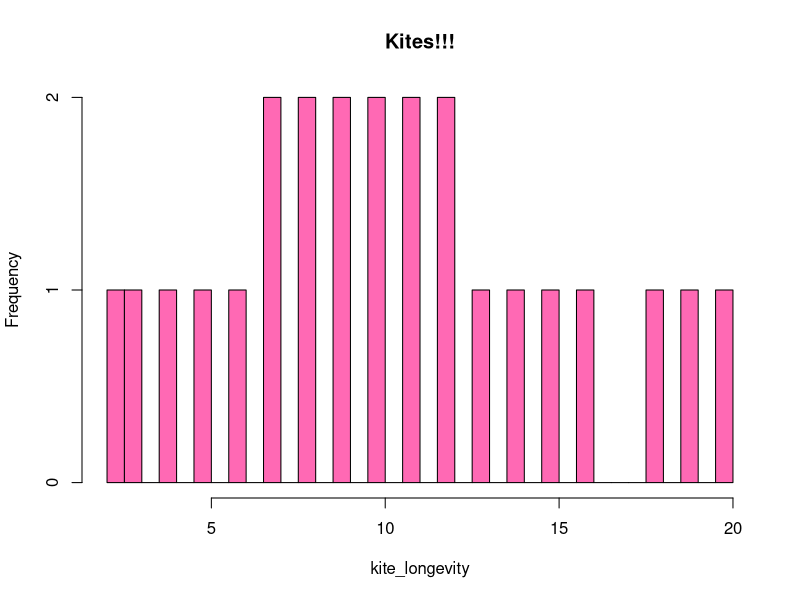
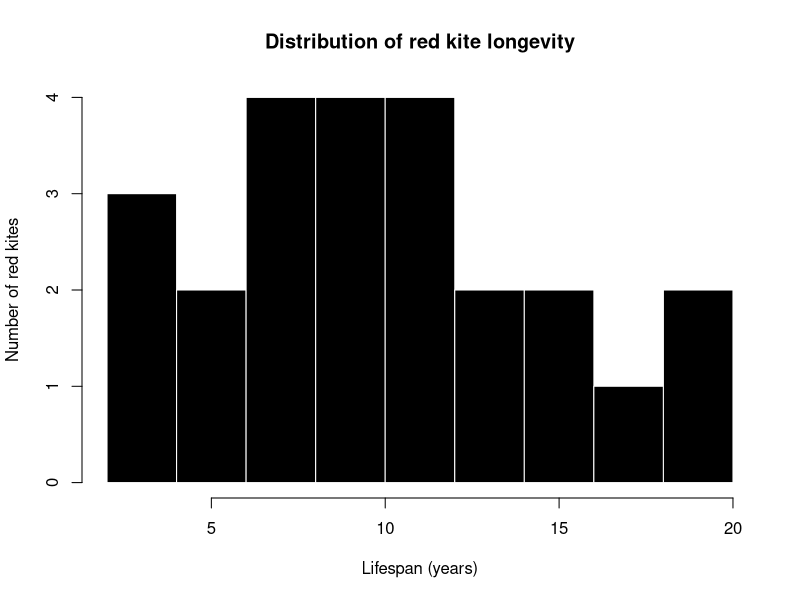
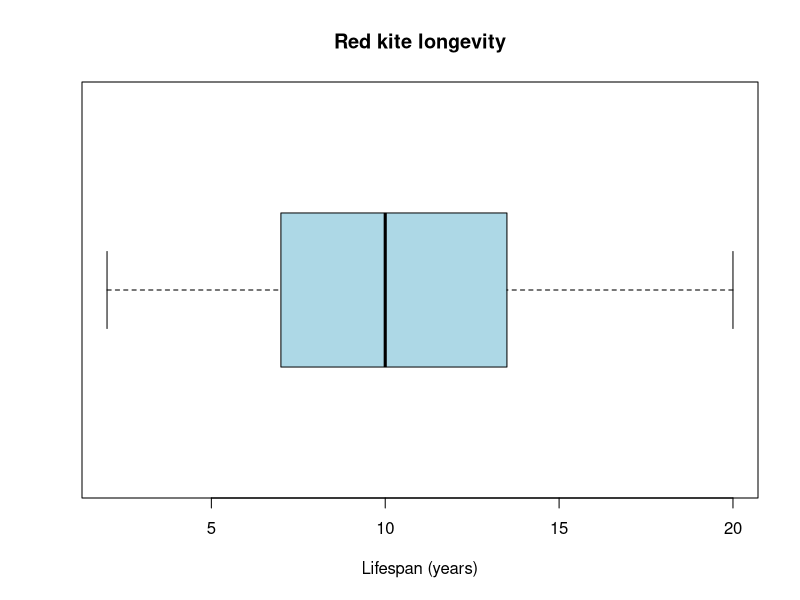
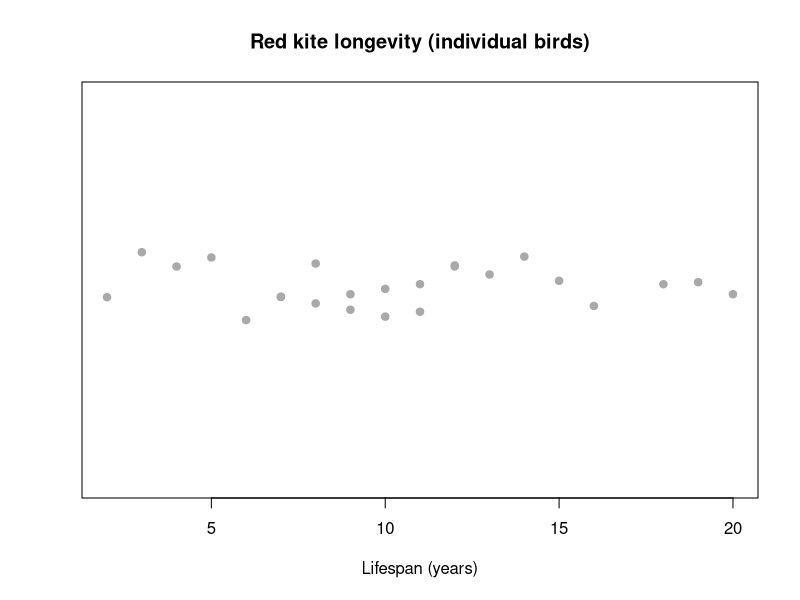
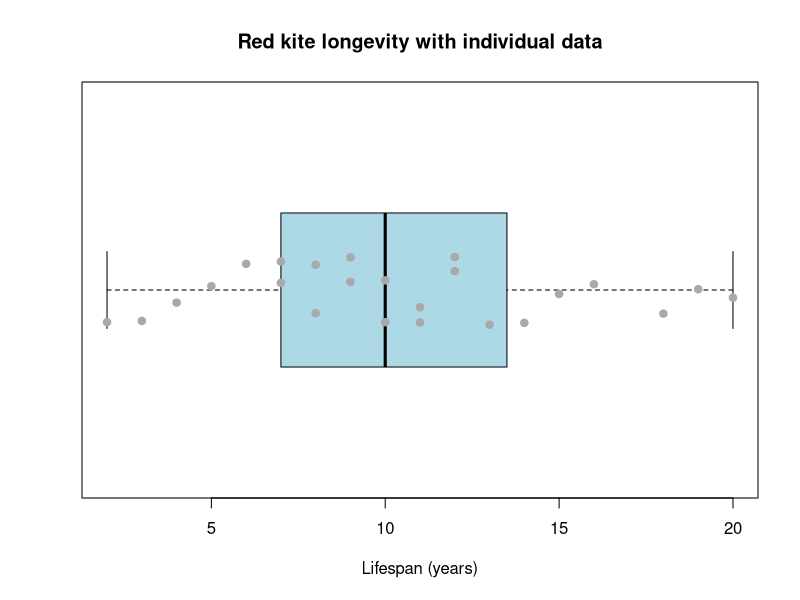
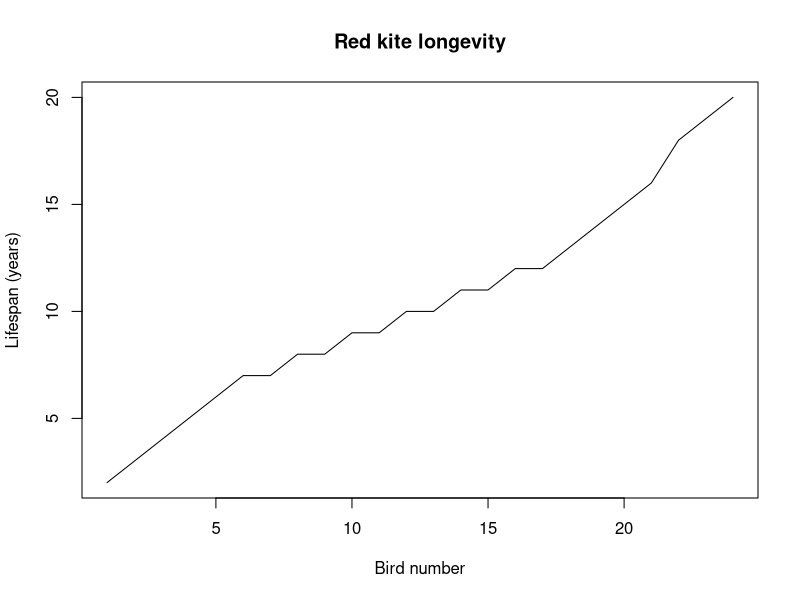
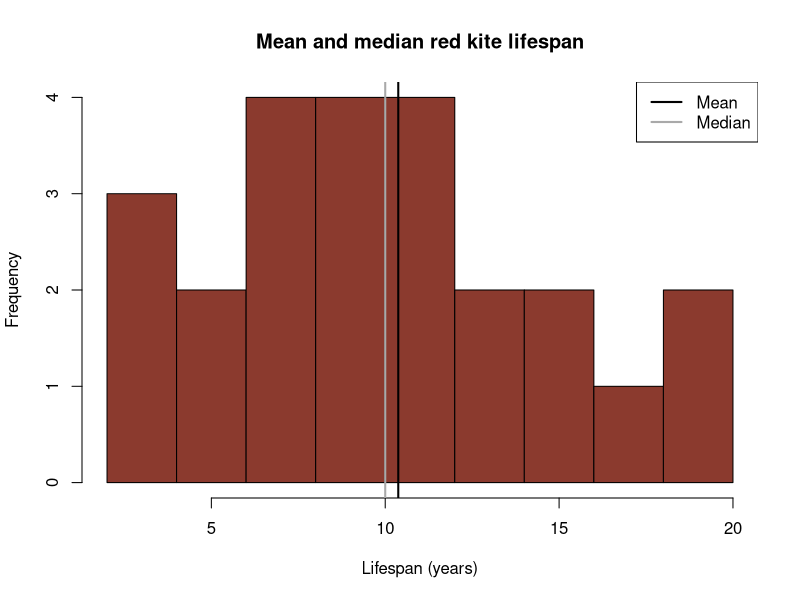
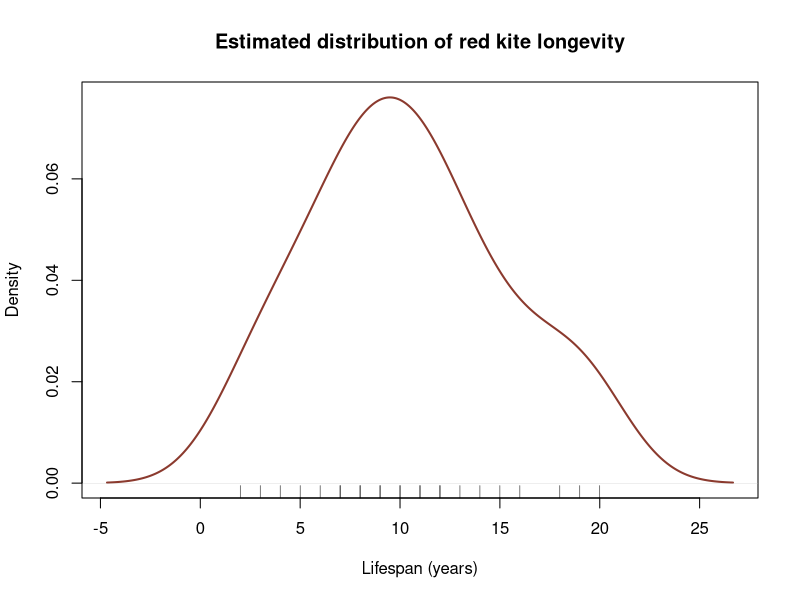

The R script that drew these images, in order:
## ---- chunk 1
kite_longevity <- c(
  2, 3, 4, 5, 6, 7, 7, 8, 8, 9,

  9, 10, 10, 11, 11, 12, 12, 13, 14, 15,

  16, 18, 19, 20

)
## ---- chunk 2
kite_longevity
## ---- chunk 3
# Your code here
## ---- chunk 4
hist(kite_longevity, breaks = 30, col = "hotpink", main = "Kites!!!")

hist( kite_longevity, breaks = 8, col = "black",border = "white", main = "Distribution of red kite longevity",  xlab = "Lifespan (years)",  ylab = "Number of red kites")

boxplot(kite_longevity,horizontal = TRUE, main = "Red kite longevity",xlab = "Lifespan (years)",col = "lightblue")

stripchart(kite_longevity,method = "jitter",pch = 19, col = "darkgray",  xlab = "Lifespan (years)",main = "Red kite longevity (individual birds)")

boxplot(kite_longevity, horizontal = TRUE,col = "lightblue",main = "Red kite longevity with individual data", xlab = "Lifespan (years)")

stripchart( kite_longevity, method = "jitter",  pch = 19, col = "darkgray",  add = TRUE)

plot( kite_longevity, type = "l", main = "Red kite longevity",ylab = "Lifespan (years)", xlab = "Bird number")

hist( kite_longevity, breaks = 8, col = "#8B3A2E",main = "Mean and median red kite lifespan", xlab = "Lifespan (years)")
abline(v = mean(kite_longevity), col = "black", lwd = 2)
abline(v = median(kite_longevity), col = "darkgray", lwd = 2)
legend(  "topright",  legend = c("Mean", "Median"),  col = c("black", "darkgray"),  lwd = 2)

# Compute density
kite_density <- density(kite_longevity)
plot(  kite_density,  main = "Estimated distribution of red kite longevity",
  xlab = "Lifespan (years)",  ylab = "Density",  lwd = 2, col = "#8B3A2E")

# Add rug plot (individual data)
rug(kite_longevity)

plot(density(kite_longevity, bw = 1), lwd = 2, main = "Effect of smoothing on density estimation", xlab = "Lifespan (years)")
lines(density(kite_longevity, bw = 3), lwd = 2, lty = 2)
legend("topright",
       legend = c("Less smoothing", "More smoothing"),
       lwd = 2, lty = c(1, 2))

plot( density(kite_longevity, bw = 0.1),  col = "lightpink",lwd = 4,main = "Red kite longevity!!!")

hist( kite_longevity, breaks = 8,  col = "lightgray",  border = "white",  freq = FALSE,  main = "Distribution of red kite longevity",  xlab = "Lifespan (years)")
lines(  density(kite_longevity),  lwd = 2,  col = "#8B3A2E")

plot( ecdf(kite_longevity),  main = "Cumulative distribution of red kite longevity",  xlab = "Lifespan (years)",  ylab = "Proportion of red kites",  col = "#8B3A2E",  lwd = 2)

kite_density <- density(kite_longevity)

plot(  kite_density$y,  kite_density$x,  type = "l",  col = "#8B3A2E",  xlim = c(-0.02, 0.02),  xlab = "",  ylab = "Lifespan (years)",  main = "Violin-style view of red kite longevity")

lines( -kite_density$y,  kite_density$x,  col = "#8B3A2E")
hist_data <- hist(kite_longevity, plot = FALSE)

image(t(as.matrix(hist_data$counts)),  col = heat.colors(10),  axes = FALSE,  main = "Heatmap-style view of longevity frequency")
## ---- chunk 5
# Your code here
## ---- chunk 6
# Your code here
## ---- chunk 7
# Your code here

## ---- chunk 8
# Your code here
## ---- chunk 9
# Your code here
## ---- chunk 10
# Your code here
## ---- chunk 11
# Your code here
## ---- chunk 12
# Your code here
